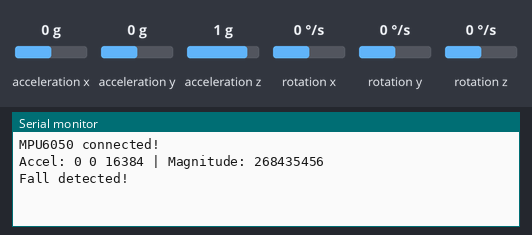
Bench run of a sketch on a simulated Arduino Uno, built with avr-gcc and run on an emulated ATmega328P. Parts: the last lines printed to the serial monitor. Inputs (shaded band) come from the test bench; at power-on: acceleration x 0 g, acceleration y 0 g, acceleration z 1 g, rotation x 0 °/s, rotation y 0 °/s, rotation z 0 °/s.

Above: at 1.2 s.
1.3 s: acceleration x set to -1.4 g
At 1.7 s:
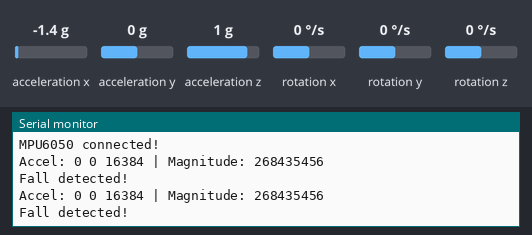
2.8 s: acceleration y set to -1.4 g
At 4.1 s:
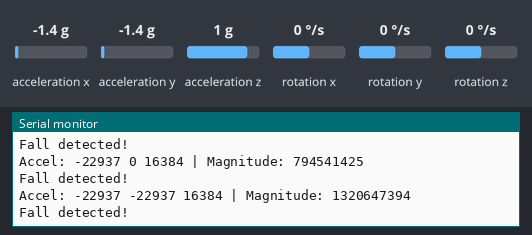
4.3 s: acceleration z set to -1.4 g
At 5.6 s:
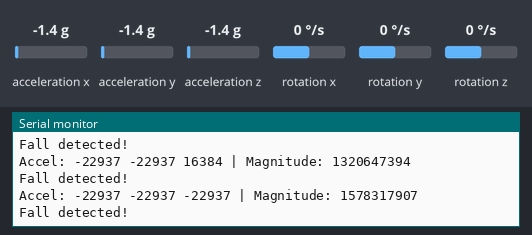

The sketch:

fall.ino
```cpp
#include <Wire.h>
#include <MPU6050.h>

MPU6050 mpu;

const int FALL_THRESHOLD = 30000;

void setup() {
  Serial.begin(9600);
  Wire.begin();
  mpu.initialize();
  if (!mpu.testConnection()) {
    Serial.println("MPU6050 connection failed!");
    while (1);
  }
  Serial.println("MPU6050 connected!");
}

void loop() {
  int16_t ax, ay, az;
  int16_t gx, gy, gz;

  mpu.getMotion6(&ax, &ay, &az, &gx, &gy, &gz);

  long magnitude = (long)ax * ax + (long)ay * ay + (long)az * az;

  Serial.print("Accel: ");
  Serial.print(ax); Serial.print(" ");
  Serial.print(ay); Serial.print(" ");
  Serial.print(az); Serial.print(" | Magnitude: ");
  Serial.println(magnitude);

  if (magnitude > FALL_THRESHOLD) {
    Serial.println("Fall detected!");
    delay(1000);
  }

  delay(200);
}
```

Measured:
- after the input at 2.8 s, the serial monitor: prints a new line after 0.83 s (image 2)
- after the input at 4.3 s, the serial monitor: prints a new line after 0.53 s (image 3)
